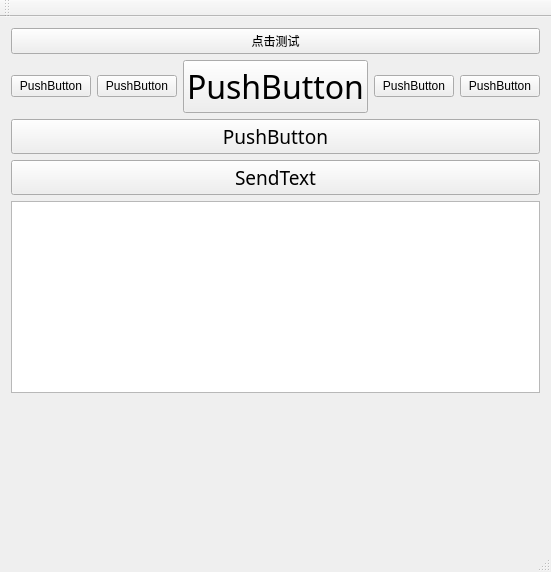
<?xml version="1.0" encoding="UTF-8"?>
<ui version="4.0">
 <class>MainWindow</class>
 <widget class="QMainWindow" name="MainWindow">
  <property name="geometry">
   <rect>
    <x>0</x>
    <y>0</y>
    <width>496</width>
    <height>572</height>
   </rect>
  </property>
  <property name="windowTitle">
   <string>MainWindow</string>
  </property>
  <widget class="QWidget" name="centralWidget">
   <layout class="QGridLayout" name="gridLayout">
    <item row="0" column="0">
     <layout class="QVBoxLayout" name="verticalLayout" stretch="1,0,2,3,0,0">
      <item>
       <widget class="QPushButton" name="Btn_ClickTest">
        <property name="text">
         <string>点击测试</string>
        </property>
       </widget>
      </item>
      <item>
       <layout class="QHBoxLayout" name="horizontalLayout">
        <item>
         <widget class="QPushButton" name="pushButton_5">
          <property name="text">
           <string>PushButton</string>
          </property>
         </widget>
        </item>
        <item>
         <layout class="QHBoxLayout" name="horizontalLayout_2">
          <item>
           <widget class="QPushButton" name="pushButton_8">
            <property name="text">
             <string>PushButton</string>
            </property>
           </widget>
          </item>
          <item>
           <widget class="QPushButton" name="pushButton_7">
            <property name="font">
             <font>
              <family>Agency FB</family>
              <pointsize>24</pointsize>
             </font>
            </property>
            <property name="text">
             <string>PushButton</string>
            </property>
           </widget>
          </item>
         </layout>
        </item>
        <item>
         <widget class="QPushButton" name="pushButton_6">
          <property name="text">
           <string>PushButton</string>
          </property>
         </widget>
        </item>
        <item>
         <widget class="QPushButton" name="pushButton_4">
          <property name="text">
           <string>PushButton</string>
          </property>
         </widget>
        </item>
       </layout>
      </item>
      <item>
       <widget class="QPushButton" name="pushButton_3">
        <property name="font">
         <font>
          <family>Agency FB</family>
          <pointsize>14</pointsize>
         </font>
        </property>
        <property name="text">
         <string>PushButton</string>
        </property>
       </widget>
      </item>
      <item>
       <widget class="QPushButton" name="Btn_SendText">
        <property name="font">
         <font>
          <family>Agency FB</family>
          <pointsize>14</pointsize>
         </font>
        </property>
        <property name="text">
         <string>SendText</string>
        </property>
       </widget>
      </item>
      <item>
       <widget class="QTextEdit" name="textEdit"/>
      </item>
      <item>
       <spacer name="verticalSpacer">
        <property name="orientation">
         <enum>Qt::Vertical</enum>
        </property>
        <property name="sizeHint" stdset="0">
         <size>
          <width>20</width>
          <height>40</height>
         </size>
        </property>
       </spacer>
      </item>
     </layout>
    </item>
   </layout>
  </widget>
  <widget class="QMenuBar" name="menuBar">
   <property name="geometry">
    <rect>
     <x>0</x>
     <y>0</y>
     <width>496</width>
     <height>23</height>
    </rect>
   </property>
  </widget>
  <widget class="QToolBar" name="mainToolBar">
   <attribute name="toolBarArea">
    <enum>TopToolBarArea</enum>
   </attribute>
   <attribute name="toolBarBreak">
    <bool>false</bool>
   </attribute>
  </widget>
  <widget class="QStatusBar" name="statusBar"/>
 </widget>
 <layoutdefault spacing="6" margin="11"/>
 <resources/>
 <connections>
  <connection>
   <sender>pushButton_7</sender>
   <signal>clicked()</signal>
   <receiver>MainWindow</receiver>
   <slot>close()</slot>
   <hints>
    <hint type="sourcelabel">
     <x>217</x>
     <y>96</y>
    </hint>
    <hint type="destinationlabel">
     <x>190</x>
     <y>289</y>
    </hint>
   </hints>
  </connection>
 </connections>
</ui>
